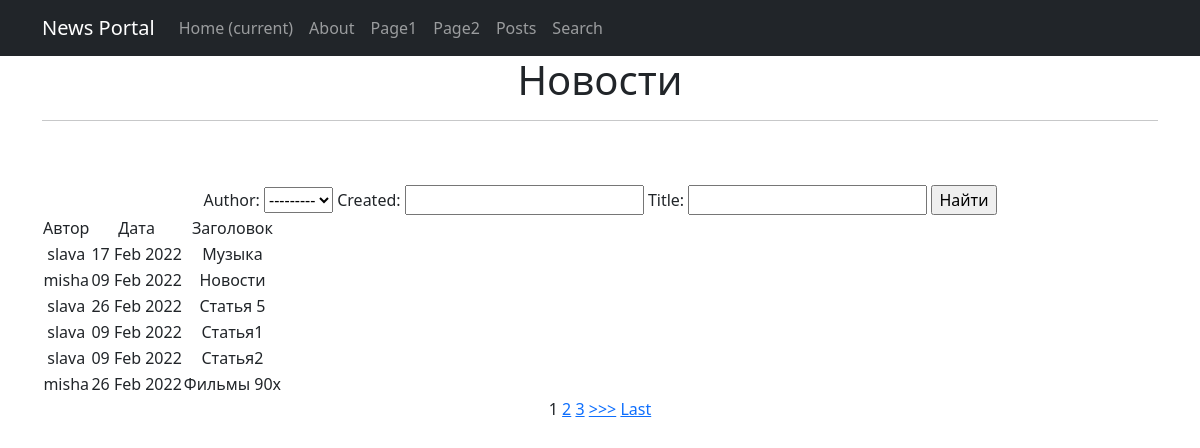
/posts/search/, run on the app's committed database.
### portal/models.py (models this page shows, shortened)
class Post(models.Model):
    article = 'a'
    news = 'n'
    POST_TYPE = [
        (article, "Статья"),
        (news, "Новость")
    ]
    author = models.ForeignKey(Author, on_delete = models.CASCADE)
    post_type = models.CharField(max_length = 1, choices = POST_TYPE, default = article)
    created = models.DateTimeField(auto_now_add = True)
    cats = models.ManyToManyField(Category, through = 'PostCategory')
    title = models.CharField(max_length = 255)
    text = models.TextField()
    rating = models.IntegerField(default = 0)

class Author(models.Model):
    user = models.OneToOneField(User, on_delete = models.CASCADE)
    rating = models.IntegerField(default = 0)
    def __str__(self):
        return f'{self.user}'

### portal/views.py (the view)
# urls.py: urlpatterns = [ path('search/', PostsList2.as_view()),
class PostsList2(ListView):
    model = Post  # указываем модель, объекты которой мы будем выводить
    template_name = 'posts.html'
    context_object_name = 'posts'
    queryset = Post.objects.order_by('-id')
    paginate_by = 1
    ordering = ['title']
    def get_context_data(self,**kwargs):
        context = super().get_context_data(**kwargs)
        context['filter'] = PostFilter(self.request.GET, queryset=self.get_queryset())
        return context

### templates/posts.html (shortened to what this page needs)
{% extends 'flatpages/default.html' %}
{% block content %}
    <h1>Новости</h1>
    <hr>
<br>
<br>
<form method="GET">
    {{ filter.form }}
    <input type="submit" value="Найти">
</form>
 <table>
            <thead>
                <td>
                    Автор
                </td>
                <td>
                    Дата
                </td>
                <td>
                    Заголовок
                </td>
            </thead>
        {% for post in filter.qs %}
            <tr>
                <td>
                    {{ post.author }}
                </td>
                <td>
                    {{ post.created|date:'d M Y'}}
                </td>
                <td>
                    {{ post.title}}
                </td>
            </tr>
        {% endfor %}
        </table>
{% if is_paginated %}
    {% for num in page_obj.paginator.page_range %}
        {% if page_obj.number == num %}
            <a>{{ num }}</a>
        {% elif num > page_obj.number|add:'-3' and num < page_obj.number|add:'3' %}
            <a href="?page={{ num }}">{{ num }}</a>
        {% endif %}
    {% endfor %}
    {% if page_obj.has_next %}
        <a href="?page={{ page_obj.next_page_number }}">>>></a>
        <a href="?page={{ page_obj.paginator.num_pages }}">Last</a>
    {% endif %}
{% endif %}
{% endblock content %}

### templates/flatpages/default.html (shortened to what this page needs)
<!DOCTYPE html>
<html lang="en">
    <head>
        {% load static %}
        <link href="{% static 'css/styles.css' %}" rel="stylesheet" />
    </head>
    <body>
        <nav class="navbar navbar-expand-lg navbar-dark bg-dark static-top">
           <div class="container">
               <a class="navbar-brand" href="#">News Portal</a>
               <div class="collapse navbar-collapse" id="navbarResponsive">
                   <ul class="navbar-nav ml-auto">
                       <li class="nav-item active">
                           <a class="nav-link" href="#">Home
                               <span class="sr-only">(current)</span>
                           </a>
                       </li>
                       <li class="nav-item">
                           <a class="nav-link" href="/about/">About</a>
                       </li>
                       <li class="nav-item">
                           <a class="nav-link" href="/page1/">Page1</a>
                       </li>
                       <li class="nav-item">
                           <a class="nav-link" href="/page2/">Page2</a>
                       </li>
                       <li class="nav-item">
                           <a class="nav-link" href="/posts/">Posts</a>
                       </li>
                       <li class="nav-item">
                           <a class="nav-link" href="/search/">Search</a>
                       </li>
                   </ul>
               </div>
           </div>
        </nav>
        <div class="container">
           <div class="row">
               <div class="col-lg-12 text-center">
                   {% block content %}{% endblock content %}
               </div>
           </div>
        </div>
    </body>
</html>

### data on the page
Post: author "slava", created "17 Feb 2022", title "Музыка"
Post: author "misha", created "09 Feb 2022", title "Новости"
Post: author "slava", created "26 Feb 2022", title "Статья 5"
Post: author "slava", created "09 Feb 2022", title "Статья1"
Post: author "slava", created "09 Feb 2022", title "Статья2"
Post: author "misha", created "26 Feb 2022", title "Фильмы 90х"

### other printed values
{{ num }} "1"
{{ num }} "2" "3"
